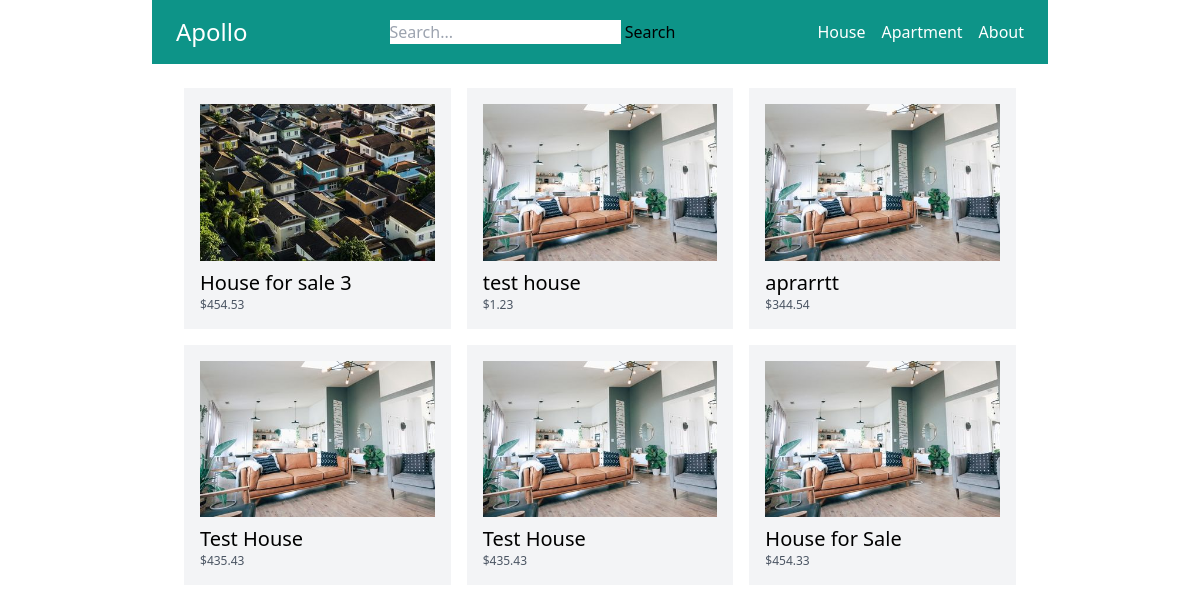
Before: / with the older database file.
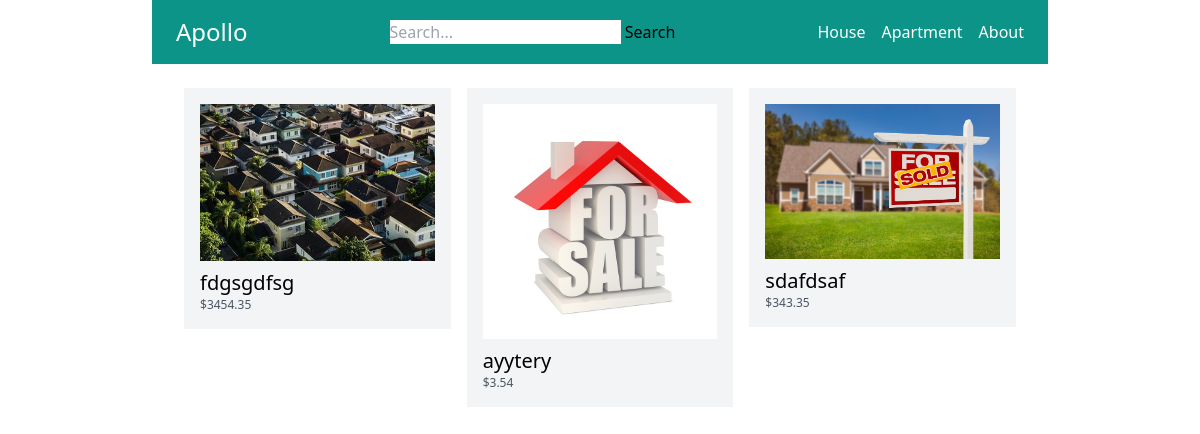
After: the same page with the newer database file.
### store/models.py (models this page shows, shortened)
class Category(models.Model):
    title = models.CharField(max_length=50)
    slug = models.SlugField(max_length=50)
    class Meta:
        verbose_name_plural = 'Categories'

class Product(models.Model):
    DRAFT = 'draft'
    WAITING_APPROVAL = 'waitingapproval'
    ACTIVE = 'active'
    DELETED = 'deleted'
    STATUS_CHOICES = (
        (DRAFT, 'Draft'),
        (WAITING_APPROVAL, 'Waiting approval'),
        (ACTIVE, 'Active'),
        (DELETED, 'Deleted'),
    )
    user = models.ForeignKey(User, related_name='products', on_delete=models.CASCADE)
    category = models.ForeignKey(Category, related_name='products', on_delete=models.CASCADE)
    title = models.CharField(max_length=50)
    slug = models.SlugField(max_length=50)
    description = models.TextField(blank=True)
    price = models.IntegerField()
    image = models.ImageField(upload_to='uploads/product_images/', blank=True, null=True)
    created_at = models.DateTimeField(auto_now_add=True)
    updated_at = models.DateTimeField(auto_now=True)
    status = models.CharField(max_length=50, choices=STATUS_CHOICES, default=ACTIVE)
    class Meta:
        ordering = ('-created_at',)
    def get_display_price(self):
        return self.price / 100

### core/views.py (the view)
# urls.py: path('', frontpage, name='frontpage'),
def frontpage(request):
    products = Product.objects.filter(status=Product.ACTIVE)[0:6]
    return render(request, 'core/frontpage.html', {
        'products': products
    })

### store/templatetags/menu.py (called while the page is built)
@register.inclusion_tag('core/menu.html')
def menu():
    categories = Category.objects.all()
    return {'categories': categories}

### core/templates/core/frontpage.html (shortened to what this page needs)
{% extends 'core/base.html' %}
{% block content %}
  {% include 'store/partials/products.html' %}
{% endblock %}

### core/templates/core/menu.html
{% for category in categories %}
    <a href="{% url 'category_detail' category.slug %}" class="text-white">{{ category.title }}</a>
{% endfor %}
<a href="{% url 'about' %}" class="text-white">About</a>

### store/templates/store/partials/products.html
<div class="flex flex-wrap">
    {% for product in products %}
        <div class="product w-1/3 p-2">
            <div class="p-4 bg-gray-100">
                <a href="{% url 'product_detail' product.category.slug product.slug %}">
                    {% if product.image %}
                        <div class="image mb-2">
                            <img src="{{ product.image.url }}" alt="Image of {{ product.title }}">
                        </div>
                    {% endif %}
                    <h2 class="text-xl">{{ product.title }}</h2>
                    <p class="text-xs text-gray-600">${{ product.get_display_price }}</p>
                </a>
            </div>
        </div>
    {% endfor %}
</div>

Changed rows visible on the page:
removed Product: image (picture), title "House for sale 3", get_display_price "454.53"
removed Product: image (picture), title "test house", get_display_price "1.23"
removed Product: image (picture), title "aprarrtt", get_display_price "344.54"
removed Product: image (picture), title "Test House", get_display_price "435.43"
removed Product: image (picture), title "Test House", get_display_price "435.43"
removed Product: image (picture), title "House for Sale", get_display_price "454.33"
added Product: image (picture), title "fdgsgdfsg", get_display_price "3454.35"
added Product: image (picture), title "ayytery", get_display_price "3.54"
added Product: image (picture), title "sdafdsaf", get_display_price "343.35"
